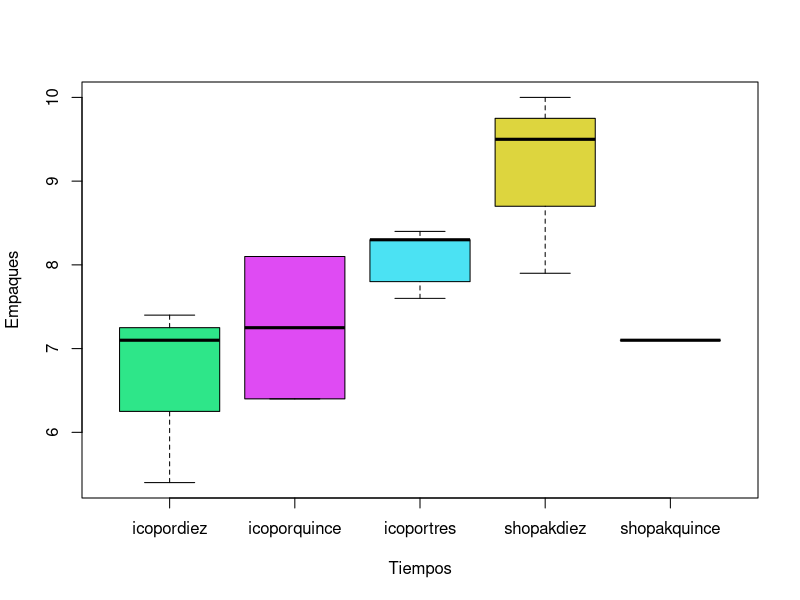

Here is the R script that generated this plot:
#Se diseñó un experimento para comparar la efectividad de cinco méto-
#dos de almacenamiento en la preservación del contenido de agua de
#un producto alimenticio. Se hicieron cinco repeticiones por tratamien-
#to en un diseño completamente aleatorizado. Por fallas en el proceso
#varias repeticiones se perdieron. Los métodos de almacenamiento y
#los resultados obtenidos se dan en porcentajes en la siguiente tabla



icoportres<-c(7.8,8.3,7.6,8.4,8.3)
icopordiez<-c(5.4,7.4,7.1)
icoporquince<-c(8.1,6.4)
shopakdiez<-c(7.9,9.5,10)
shopakquince<-c(7.1)
empaques<-rep(c("icoportres","icopordiez","icoporquince","shopakdiez","shopakquince"),c(5,3,2,3,1))
tiempos<-c(icoportres,icopordiez,icoporquince,shopakdiez,shopakquince)

empaques = factor(empaques)

#Marco de datos
datosAgua = data.frame(tiempos, empaques)

#dividir los datos en columnas
attach(datosAgua)

#Anova

modelo_agua = aov(tiempos ~ empaques, data = datosAgua) #Esta prueba sirva cuando el ANOVA detecta diferencias
resumen_anova = summary(modelo_agua)

#ver si hay diferencias

p_valor_aov = resumen_anova[[1]][["Pr(>F)"]][1]

if(p_valor_aov >= 0.05){
  print(paste("Existen pruebas suficientes para aceptar la hipotesis nula entonces 
        no hay diferencias significativas entre tratamientos con p valor (p >= 0.05): ", p_valor_aov))
} else {
  print(paste("Se rechaza la hipotesis nula si hay diferencias significativas entre tratamientos con p valor (p < 0.05): ", p_valor_aov))
}

#En este caso no funciona la Prueba de Battlet por que no hay las mismas replicas

boxplot(tiempos ~ empaques, col = c("#2EE689","#DF4BF3","#4BE2F3", "#DDD53E", "#DD513E"), #apender colores en ingles
        xlab = "Tiempos",
        ylab = "Empaques")

#Hacer contrastes de los tratamientos sin importar los tiempos comparacion de materiales

#Programar esto a mano para estudiar bien esto!!!!












